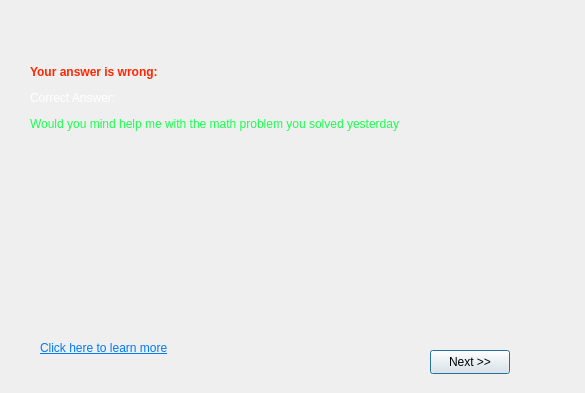
<?xml version="1.0" encoding="UTF-8"?>
<ui version="4.0">
 <class>question3correctans</class>
 <widget class="QDialog" name="question3correctans">
  <property name="geometry">
   <rect>
    <x>0</x>
    <y>0</y>
    <width>585</width>
    <height>393</height>
   </rect>
  </property>
  <property name="windowTitle">
   <string>Answer of Question 3</string>
  </property>
  <widget class="QLabel" name="label_2">
   <property name="geometry">
    <rect>
     <x>30</x>
     <y>50</y>
     <width>451</width>
     <height>111</height>
    </rect>
   </property>
   <property name="text">
    <string>&lt;html&gt;&lt;head/&gt;&lt;body&gt;&lt;p&gt;&lt;span style=&quot; font-weight:700; color:#ff2600;&quot;&gt;Your answer is wrong:&lt;/span&gt;&lt;/p&gt;&lt;p&gt;&lt;span style=&quot; color:#ffffff;&quot;&gt;Correct Answer: &lt;/span&gt;&lt;/p&gt;&lt;p&gt;&lt;span style=&quot; color:#1aff4f;&quot;&gt;Would you mind help me with the math problem you solved yesterday&lt;/span&gt;&lt;br/&gt;&lt;/p&gt;&lt;/body&gt;&lt;/html&gt;</string>
   </property>
  </widget>
  <widget class="QPushButton" name="pushButton">
   <property name="geometry">
    <rect>
     <x>430</x>
     <y>350</y>
     <width>80</width>
     <height>24</height>
    </rect>
   </property>
   <property name="text">
    <string>Next &gt;&gt;</string>
   </property>
  </widget>
  <widget class="QLabel" name="label_3">
   <property name="geometry">
    <rect>
     <x>10</x>
     <y>150</y>
     <width>491</width>
     <height>171</height>
    </rect>
   </property>
   <property name="styleSheet">
    <string notr="true">border-image: url(:/qimage/img/Screen Shot 2021-12-16 at 4.27.56 PM.png);</string>
   </property>
   <property name="text">
    <string/>
   </property>
  </widget>
  <widget class="QLabel" name="label_4">
   <property name="geometry">
    <rect>
     <x>40</x>
     <y>340</y>
     <width>151</width>
     <height>16</height>
    </rect>
   </property>
   <property name="text">
    <string>&lt;html&gt;&lt;head/&gt;&lt;body&gt;&lt;p&gt;&lt;a href=&quot;https://sph.umn.edu/site/docs/hewg/microaggressions.pdf&quot;&gt;&lt;span style=&quot; text-decoration: underline; color:#007af4;&quot;&gt;Click here to learn more&lt;/span&gt;&lt;/a&gt;&lt;/p&gt;&lt;/body&gt;&lt;/html&gt;</string>
   </property>
  </widget>
 </widget>
 <resources/>
 <connections/>
</ui>
